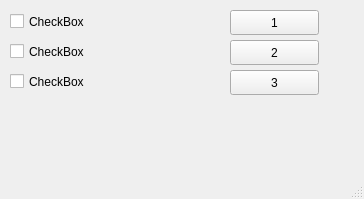
<?xml version="1.0" encoding="UTF-8"?>
<ui version="4.0">
 <class>MainWindow</class>
 <widget class="QMainWindow" name="MainWindow">
  <property name="geometry">
   <rect>
    <x>0</x>
    <y>0</y>
    <width>364</width>
    <height>199</height>
   </rect>
  </property>
  <property name="windowTitle">
   <string>MainWindow</string>
  </property>
  <widget class="QWidget" name="centralwidget">
   <widget class="QCheckBox" name="checkBox">
    <property name="geometry">
     <rect>
      <x>10</x>
      <y>10</y>
      <width>92</width>
      <height>23</height>
     </rect>
    </property>
    <property name="text">
     <string>CheckBox</string>
    </property>
   </widget>
   <widget class="QCheckBox" name="checkBox_2">
    <property name="geometry">
     <rect>
      <x>10</x>
      <y>40</y>
      <width>92</width>
      <height>23</height>
     </rect>
    </property>
    <property name="text">
     <string>CheckBox</string>
    </property>
   </widget>
   <widget class="QCheckBox" name="checkBox_3">
    <property name="geometry">
     <rect>
      <x>10</x>
      <y>70</y>
      <width>92</width>
      <height>23</height>
     </rect>
    </property>
    <property name="text">
     <string>CheckBox</string>
    </property>
   </widget>
   <widget class="QPushButton" name="pushButton">
    <property name="geometry">
     <rect>
      <x>230</x>
      <y>10</y>
      <width>89</width>
      <height>25</height>
     </rect>
    </property>
    <property name="text">
     <string>1</string>
    </property>
   </widget>
   <widget class="QPushButton" name="pushButton_2">
    <property name="geometry">
     <rect>
      <x>230</x>
      <y>40</y>
      <width>89</width>
      <height>25</height>
     </rect>
    </property>
    <property name="text">
     <string>2</string>
    </property>
   </widget>
   <widget class="QPushButton" name="pushButton_3">
    <property name="geometry">
     <rect>
      <x>230</x>
      <y>70</y>
      <width>89</width>
      <height>25</height>
     </rect>
    </property>
    <property name="text">
     <string>3</string>
    </property>
   </widget>
  </widget>
  <widget class="QMenuBar" name="menubar">
   <property name="geometry">
    <rect>
     <x>0</x>
     <y>0</y>
     <width>364</width>
     <height>22</height>
    </rect>
   </property>
  </widget>
  <widget class="QStatusBar" name="statusbar"/>
 </widget>
 <resources/>
 <connections/>
</ui>
